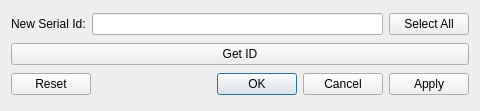
<?xml version="1.0" encoding="UTF-8"?>
<ui version="4.0">
 <class>Dialog</class>
 <widget class="QDialog" name="Dialog">
  <property name="geometry">
   <rect>
    <x>0</x>
    <y>0</y>
    <width>480</width>
    <height>111</height>
   </rect>
  </property>
  <property name="sizePolicy">
   <sizepolicy hsizetype="Preferred" vsizetype="Minimum">
    <horstretch>0</horstretch>
    <verstretch>0</verstretch>
   </sizepolicy>
  </property>
  <property name="windowTitle">
   <string>Dialog</string>
  </property>
  <layout class="QGridLayout" name="gridLayout">
   <item row="0" column="0">
    <widget class="QLabel" name="label">
     <property name="text">
      <string>New Serial Id:</string>
     </property>
    </widget>
   </item>
   <item row="0" column="1">
    <widget class="QLineEdit" name="serialId_lineEdit"/>
   </item>
   <item row="0" column="2">
    <widget class="QPushButton" name="selectAll_pushButton">
     <property name="text">
      <string>Select All</string>
     </property>
    </widget>
   </item>
   <item row="1" column="0" colspan="3">
    <widget class="QPushButton" name="getId_pushButton">
     <property name="text">
      <string>Get ID</string>
     </property>
    </widget>
   </item>
   <item row="2" column="0" colspan="3">
    <widget class="QDialogButtonBox" name="buttonBox">
     <property name="standardButtons">
      <set>QDialogButtonBox::Apply|QDialogButtonBox::Cancel|QDialogButtonBox::Ok|QDialogButtonBox::Reset</set>
     </property>
    </widget>
   </item>
  </layout>
 </widget>
 <resources/>
 <connections/>
</ui>
